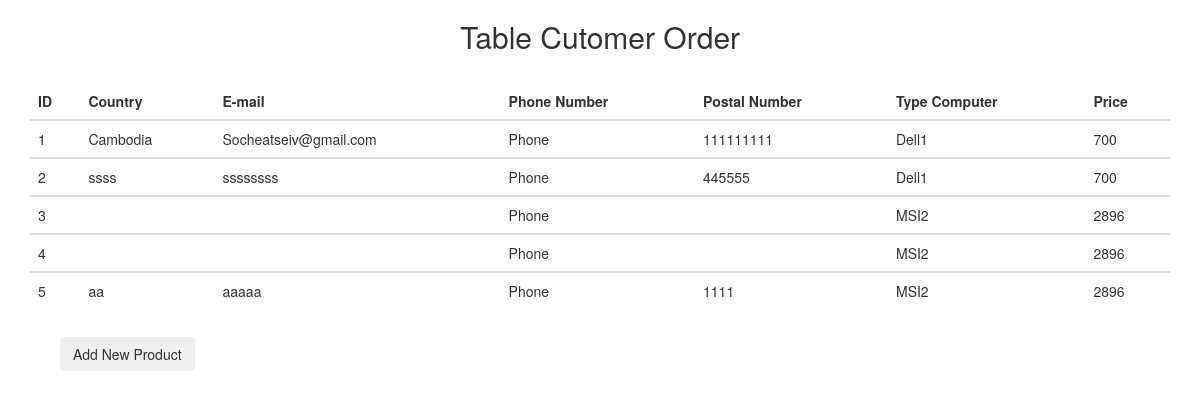
The app's page /viewCoustomer.php with its own data.
### tables this page shows
CREATE TABLE IF NOT EXISTS `payment` (
  `id` int(11) NOT NULL AUTO_INCREMENT,
  `Country` varchar(200) NOT NULL,
  `Mail` varchar(100) NOT NULL,
  `Phone` varchar(100) NOT NULL,
  `Postal` varchar(100) NOT NULL,
  `Name` varchar(100) NOT NULL,
  `Price` int(10) NOT NULL,
  PRIMARY KEY (`id`)
);

### viewCoustomer.php (the view, shortened to what this page needs)
<!DOCTYPE html>
<html>
<head>
  	<link rel="stylesheet" href="https://maxcdn.bootstrapcdn.com/bootstrap/3.3.7/css/bootstrap.min.css">
</head>
<body>
	<?php
		require_once ("confi.php");
		$sql = "select * from payment";
		$result = $conn->query($sql);
	?>
	<div class="container">
	<h2 align="center">Table Cutomer Order</h2><br>
	<table class="table">
	<thead>
      	<tr>
	      	<th>ID</th>
	        <th>Country</th>
	        <th>E-mail</th>
	        <th>Phone Number</th>
	        <th>Postal Number</th>
	        <th>Type Computer</th>
	        <th>Price</th>
      	</tr>
    </thead>
	<?php
		$i = 1;
		while ($row = $result->fetch_object()){
			?>
			    <tbody>
			      <tr>
			        <td><?=$i?></td>
			        <td><?=$row->Country?></td>
			        <td><?=$row->Mail?></td>
			        <td><?=$row->Phone?></td>
			        <td><?=$row->Postal?></td>
			        <td><?=$row->Name?></td>
			        <td><?=$row->Price?></td>
			      </tr>
			    </tbody>
			<?php
			$i++;
		}
	 ?>
		</table>
		<div class="col-sm-4">
		    <form class="navbar-form" action="register.php" method="post" enctype="multipart/form-data">
	    		<button class="btn" type="submit">Add New Product</button>
	    	</form>
		</div>
	</div>
</body>
</html>

### records on screen
payment: Country "Cambodia", Mail "Socheatseiv@gmail.com", Phone "Phone", Postal "111111111", Name "Dell1", Price "700"
payment: Country "ssss", Mail "ssssssss", Phone "Phone", Postal "445555", Name "Dell1", Price "700"
payment: Phone "Phone", Name "MSI2", Price "2896"
payment: Phone "Phone", Name "MSI2", Price "2896"
payment: Country "aa", Mail "aaaaa", Phone "Phone", Postal "1111", Name "MSI2", Price "2896"
